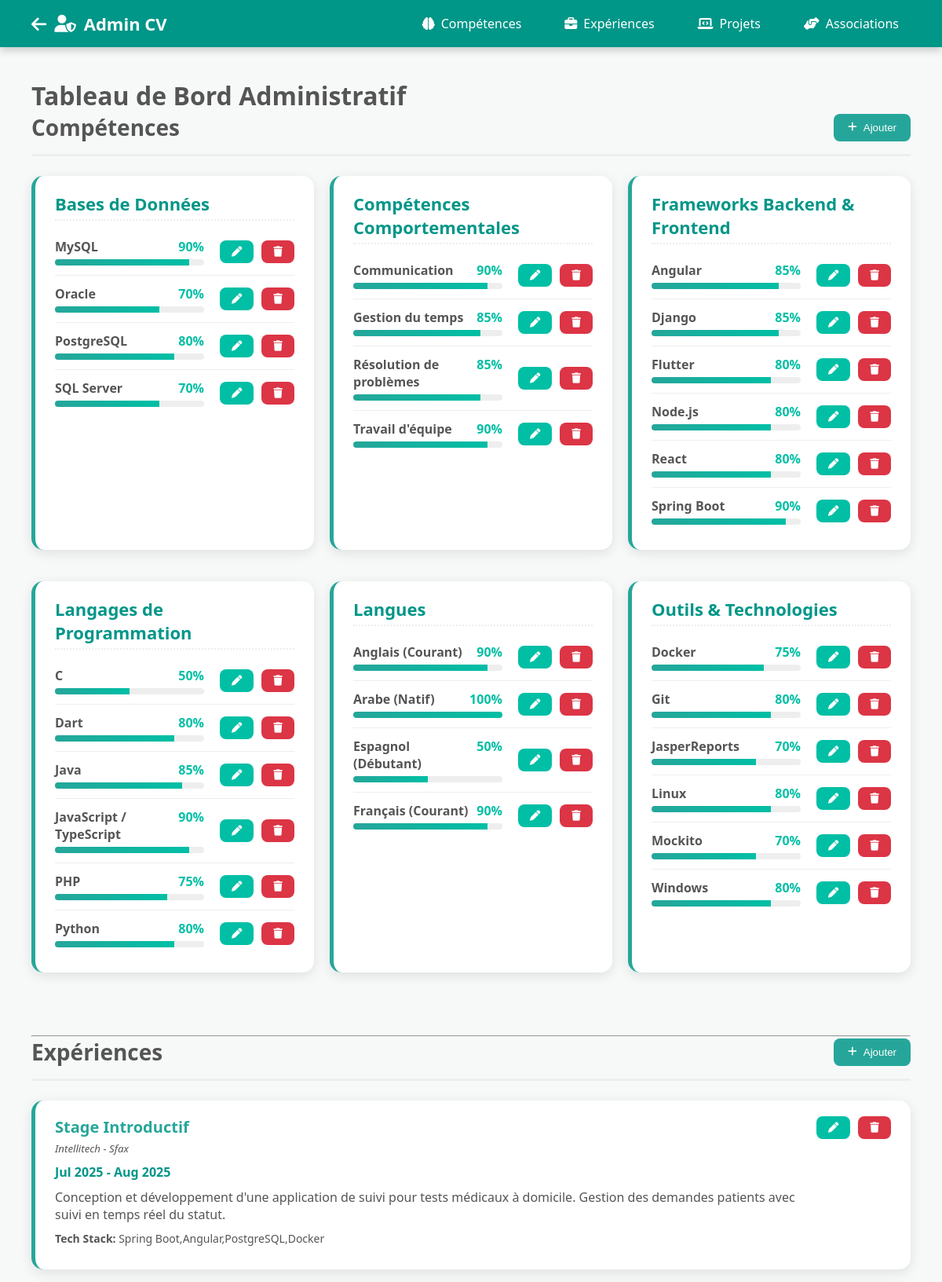
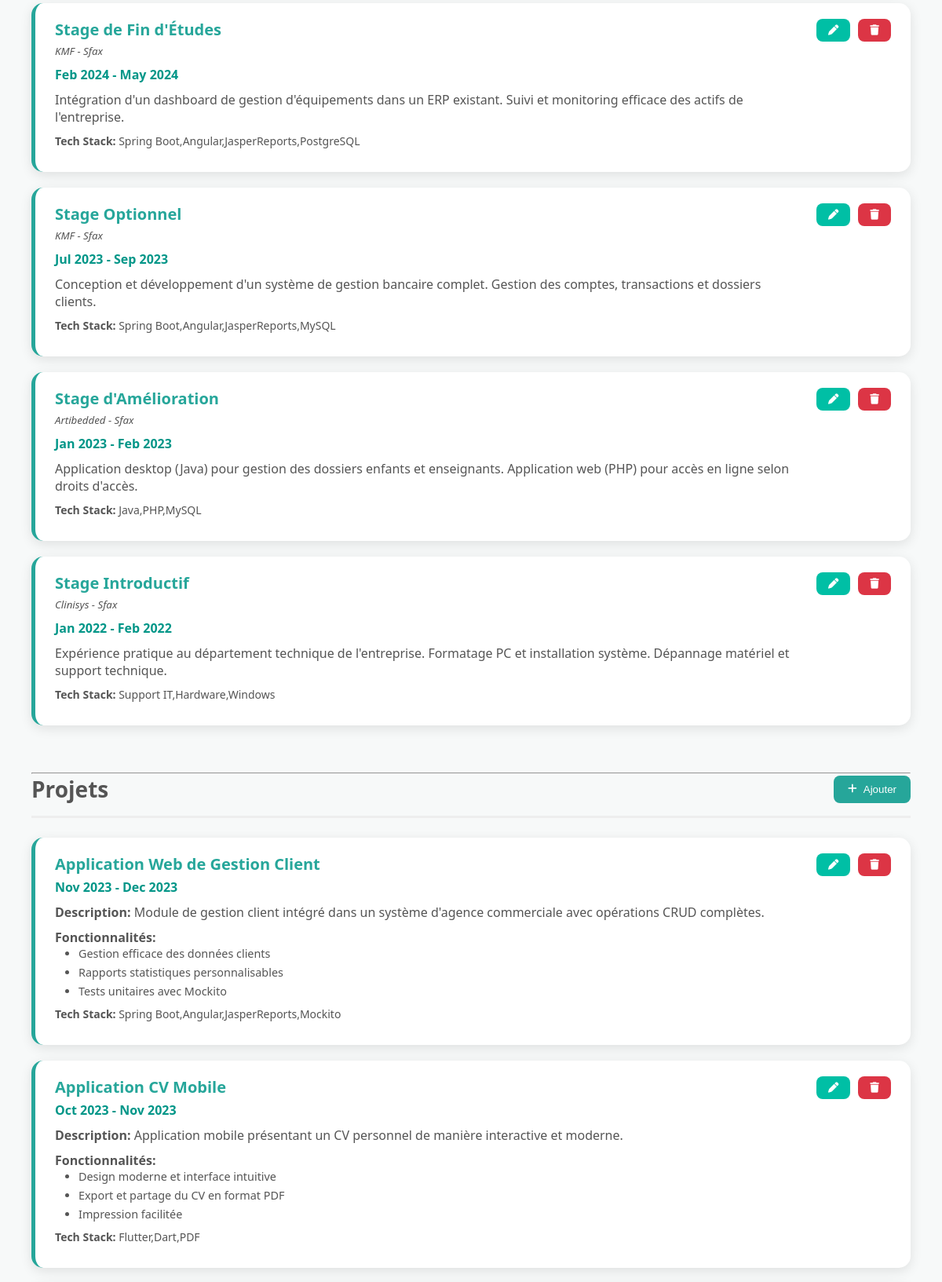
The app's page /admin.php (upper part) with its own data (2 pictures, top to bottom).
### tables this page shows
CREATE TABLE `skills` (
  `id` int(11) NOT NULL,
  `category` varchar(50) DEFAULT NULL,
  `skill_name` varchar(50) DEFAULT NULL,
  `level` int(11) DEFAULT NULL
);

CREATE TABLE `experience` (
  `id` int(11) NOT NULL,
  `title` varchar(100) DEFAULT NULL,
  `company` varchar(100) DEFAULT NULL,
  `location` varchar(100) DEFAULT NULL,
  `start_date` date DEFAULT NULL,
  `end_date` date DEFAULT NULL,
  `description` text DEFAULT NULL,
  `tech_stack` text DEFAULT NULL
);

CREATE TABLE `projects` (
  `id` int(11) NOT NULL,
  `title` varchar(100) DEFAULT NULL,
  `description` text DEFAULT NULL,
  `start_date` date DEFAULT NULL,
  `end_date` date DEFAULT NULL,
  `features` text DEFAULT NULL,
  `tech_stack` text DEFAULT NULL
);

### admin.php (the view, shortened to what this page needs)
<?php
include 'database/db.php';
try {
    $skills = $pdo->query("SELECT * FROM skills ORDER BY category, skill_name")->fetchAll(PDO::FETCH_ASSOC);
    $experiences = $pdo->query("SELECT * FROM experience ORDER BY start_date DESC")->fetchAll(PDO::FETCH_ASSOC);
    $projects = $pdo->query("SELECT * FROM projects ORDER BY start_date DESC")->fetchAll(PDO::FETCH_ASSOC);
} catch (PDOException $e) {
    error_log("Erreur de récupération des données: " . $e->getMessage());
    $message = "Erreur critique : Impossible de charger les données.";
    $skills = $experiences = $projects = $associations = [];
}
?>
<!DOCTYPE html>
<html lang="fr">
<head>
    <link rel="stylesheet" href="https://cdnjs.cloudflare.com/ajax/libs/font-awesome/6.4.0/css/all.min.css">
</head>
<body>
<nav class="fixed-navbar">
    <div class="navbar-header">
         <a href="index.php" class="back-to-cv-btn" title="Retourner au CV public">
            <i class="fas fa-arrow-left"></i>
        </a>
        <i class="fas fa-user-shield"></i>
        <span>Admin CV</span>
    </div>
    <div class="navbar-links">
        <a href="#skills"><i class="fas fa-brain"></i> Compétences</a>
        <a href="#experience"><i class="fas fa-briefcase"></i> Expériences</a>
        <a href="#projects"><i class="fas fa-laptop-code"></i> Projets</a>
        <a href="#associations"><i class="fas fa-hands-helping"></i> Associations</a>
    </div>
</nav>
<div class="main-content">
    <h1>Tableau de Bord Administratif</h1>
    <div class="section" id="skills">
        <div class="section-header">
            <h2>Compétences</h2>
            <button class="add-btn" onclick="openSkillModal()">
                <i class="fas fa-plus"></i> Ajouter
            </button>
        </div>
        <?php
        $skills_by_category = [];
        foreach($skills as $skill){ $skills_by_category[$skill['category']][] = $skill; }
        ?>
        <div class="cards-grid">
            <?php foreach($skills_by_category as $category => $cat_skills): ?>
            <div class="card skill-group">
                <h3><?= htmlspecialchars($category); ?></h3>
                <?php foreach($cat_skills as $s): ?>
                <div class="card-item">
                    <div class="skill-details">
                        <div class="card-header">
                            <span><?= htmlspecialchars($s['skill_name']); ?></span>
                            <span><?= $s['level']; ?>%</span>
                        </div>
                        <div class="card-bar">
                            <div class="card-level" style="width:<?= $s['level']; ?>%;"></div>
                        </div>
                    </div>
                    <div class="item-actions">
                        <button class="edit-btn" onclick="editSkill(<?= $s['id']; ?>)">
                            <i class="fas fa-pen"></i>
                        </button>
                        <button class="delete-btn" onclick="deleteItem(<?= $s['id']; ?>, 'skill')">
                            <i class="fas fa-trash"></i>
                        </button>
                    </div>
                </div>
                <?php endforeach; ?>
            </div>
            <?php endforeach; ?>
        </div>
    </div>
    <hr>
    <div class="section" id="experience">
        <div class="section-header">
            <h2>Expériences</h2>
            <button class="add-btn" onclick="openExperienceModal()">
                <i class="fas fa-plus"></i> Ajouter
            </button>
        </div>
        <div class="admin-list">
            <?php foreach($experiences as $exp): ?>
            <div class="card">
                <div class="exp-item">
                    <div class="item-content">
                        <h3><?= htmlspecialchars($exp['title']); ?></h3>
                        <h5><?= htmlspecialchars($exp['company']); ?> - <?= htmlspecialchars($exp['location']); ?></h5>
                        <?php
                            $start_date_display = date("M Y", strtotime($exp['start_date']));
                            $end_date_display = $exp['end_date'] ? date("M Y", strtotime($exp['end_date'])) : "Présent";
                        ?>
                        <p style="font-weight: 600; color: var(--primary-color); margin-bottom: 10px;">
                            <?= $start_date_display ?> - <?= $end_date_display; ?>
                        </p>
                        <p style="margin-bottom: 10px;"><?= nl2br(htmlspecialchars($exp['description'])); ?></p>
                        <p style="font-size: 14px;"><strong>Tech Stack:</strong> <?= htmlspecialchars($exp['tech_stack']); ?></p>
                    </div>
                    <div class="item-actions">
                        <button class="edit-btn" onclick="editExperience(<?= $exp['id']; ?>)">
                            <i class="fas fa-pen"></i>
                        </button>
                        <button class="delete-btn" onclick="deleteItem(<?= $exp['id']; ?>, 'experience')">
                            <i class="fas fa-trash"></i>
                        </button>
                    </div>
                </div>
            </div>
            <?php endforeach; ?>
        </div>
    </div>
    <hr>
    <div class="section" id="projects">
        <div class="section-header">
            <h2>Projets</h2>
            <button class="add-btn" onclick="openProjectModal()">
                <i class="fas fa-plus"></i> Ajouter
            </button>
        </div>
        <div class="admin-list">
            <?php foreach($projects as $p): ?>
            <div class="card">
                <div class="proj-item">
                    <div class="item-content">
                        <h3><?= htmlspecialchars($p['title']); ?></h3>
                        <?php
                            $proj_start_date_display = date("M Y", strtotime($p['start_date']));
                            $proj_end_date_display = $p['end_date'] ? date("M Y", strtotime($p['end_date'])) : "En cours";
                        ?>
                        <p style="font-weight: 600; color: var(--primary-color); margin-bottom: 10px;">
                            <?= $proj_start_date_display ?> - <?= $proj_end_date_display; ?>
                        </p>
                        <p style="margin-bottom: 10px;"><strong>Description:</strong> <?= nl2br(htmlspecialchars($p['description'])); ?></p>
                        <?php if (!empty($p['features'])): ?>
                            <p><strong>Fonctionnalités:</strong></p>
                            <ul class="project-features-list">
                                <?php foreach(array_filter(explode("\n", $p['features'])) as $feature): ?>
                                    <li><?= htmlspecialchars(trim($feature)); ?></li>
                                <?php endforeach; ?>
                            </ul>
                        <?php endif; ?>
                        <p style="font-size: 14px; margin-top: 10px;"><strong>Tech Stack:</strong> <?= htmlspecialchars($p['tech_stack']); ?></p>
                    </div>
                    <div class="item-actions">
                        <button class="edit-btn" onclick="editProject(<?= $p['id']; ?>)">
                            <i class="fas fa-pen"></i>
                        </button>
                        <button class="delete-btn" onclick="deleteItem(<?= $p['id']; ?>, 'project')">
                            <i class="fas fa-trash"></i>
                        </button>
                    </div>
                </div>
            </div>
            <?php endforeach; ?>
        </div>
    </div>
</div>
</body>
</html>

### admin.php (style rules this page uses)
:root { --primary-color:#009688; --highlight-color:#26a69a; --accent-color:#00bfa5; --secondary-color:#555; --light-gray:#eee; --white:#fff; --light-bg:#f7f9f9; --shadow:0 4px 15px rgba(0,0,0,0.1); --shadow-hover: 0 8px 25px rgba(0,0,0,0.15); }
* { margin: 0; padding: 0; box-sizing: border-box; }
body { font-family: 'Segoe UI', Tahoma, Geneva, Verdana, sans-serif; min-height: 100vh; background: var(--light-bg); color: var(--secondary-color); padding-top: 60px; }
.fixed-navbar { position: fixed; top: 0; left: 0; width: 100%; height: 60px; background: var(--primary-color); color: #fff; display: flex; justify-content: space-between; align-items: center; padding: 0 40px; box-shadow: 0 4px 10px rgba(0, 0, 0, 0.2); z-index: 1001; }
.navbar-header { font-size: 22px; font-weight: 600; display: flex; align-items: center; gap: 10px; }
.navbar-links { display: flex; gap: 25px; }
.navbar-links a { color: #fff; text-decoration: none; padding: 10px 15px; display: flex; align-items: center; gap: 8px; transition: background 0.3s; border-radius: 6px; }
.main-content { padding: 40px; overflow-y: auto; width: 100%; }
.section { margin-bottom: 60px; }
.section-header { display: flex; justify-content: space-between; align-items: center; margin-bottom: 25px; padding-bottom: 15px; border-bottom: 3px solid var(--light-gray); }
.section-header h2 { margin: 0; font-size: 28px; color: var(--secondary-color); }
.add-btn, .edit-btn, .delete-btn { padding: 10px 18px; background: var(--highlight-color); color: var(--white); border: none; border-radius: 8px; cursor: pointer; transition: all 0.3s ease; font-weight: 500; display: inline-flex; align-items: center; gap: 8px; }
.edit-btn { background: var(--accent-color); padding: 8px 15px; }
.delete-btn { background: #dc3545; padding: 8px 15px; }
.admin-list { display: flex; flex-direction: column; gap: 20px; }
.cards-grid { display:grid; grid-template-columns:repeat(auto-fit,minmax(280px,1fr)); gap:20px; margin-top:20px; }
.card { background: var(--white); padding: 20px 25px; border-radius: 15px; box-shadow: var(--shadow); transition: all 0.3s ease; border-left: 5px solid var(--highlight-color); }
.skill-group { margin-bottom: 20px; }
.skill-group h3 { color: var(--primary-color); margin-bottom: 10px; font-size: 22px; padding-bottom: 5px; border-bottom: 2px dotted var(--light-gray); }
.card-item { display: flex; justify-content: space-between; align-items: center; padding: 12px 0; border-bottom: 1px solid var(--light-gray); }
.card-item:last-child { border-bottom: none; }
.skill-details { flex-grow: 1; margin-right: 20px; }
.card-header { display: flex; justify-content: space-between; font-weight: 600; margin-bottom: 5px; }
.card-header span:last-child { color: var(--accent-color); }
.card-bar { height: 8px; background: var(--light-gray); border-radius: 4px; overflow: hidden; }
.card-level { height: 100%; background: linear-gradient(90deg, var(--highlight-color), var(--accent-color)); }
.exp-item, .proj-item, .assoc-item { display: flex; gap: 20px; align-items: flex-start; margin-bottom: 10px; }
.item-content { flex-grow: 1; }
.item-content h3 { color: var(--highlight-color); font-size: 20px; margin-bottom: 5px; }
.item-content h5 { color: var(--secondary-color); margin-bottom: 10px; font-weight: 400; font-style: italic; }
.item-actions { display: flex; gap: 10px; flex-shrink: 0; }
.project-features-list { list-style: disc; margin-left: 20px; font-size: 0.9em; padding-left: 10px; }
.project-features-list li { margin-bottom: 5px; }
.fixed-navbar .back-to-cv-btn i { color: white; }

### records on screen
skills: skill_name "MySQL", level "90"
skills: skill_name "Oracle", level "70"
skills: skill_name "PostgreSQL", level "80"
skills: skill_name "SQL Server", level "70"
skills: skill_name "Communication", level "90"
skills: skill_name "Gestion du temps", level "85"
skills: skill_name "Résolution de problèmes", level "85"
skills: skill_name "Travail d'équipe", level "90"
skills: skill_name "Angular", level "85"
skills: skill_name "Django", level "85"
skills: skill_name "Flutter", level "80"
skills: skill_name "Node.js", level "80"
skills: skill_name "React", level "80"
skills: skill_name "Spring Boot", level "90"
skills: skill_name "C", level "50"
skills: skill_name "Dart", level "80"
skills: skill_name "Java", level "85"
skills: skill_name "JavaScript / TypeScript", level "90"
skills: skill_name "PHP", level "75"
skills: skill_name "Python", level "80"
skills: skill_name "Anglais (Courant)", level "90"
skills: skill_name "Arabe (Natif)", level "100"
skills: skill_name "Espagnol (Débutant)", level "50"
skills: skill_name "Français (Courant)", level "90"
skills: skill_name "Docker", level "75"
skills: skill_name "Git", level "80"
skills: skill_name "JasperReports", level "70"
skills: skill_name "Linux", level "80"
skills: skill_name "Mockito", level "70"
skills: skill_name "Windows", level "80"
experience: title "Stage Introductif", company "Intellitech", location "Sfax", start_date "Jul 2025", end_date "Aug 2025", description "Conception et développement d'une application de suivi pour tests médicaux à domicile. Gestion des demandes patients avec suivi en temps réel du statut.", tech_stack "Spring Boot,Angular,PostgreSQL,Docker"
experience: title "Stage de Fin d'Études", company "KMF", location "Sfax", start_date "Feb 2024", end_date "May 2024", description "Intégration d'un dashboard de gestion d'équipements dans un ERP existant. Suivi et monitoring efficace des actifs de l'entreprise.", tech_stack "Spring Boot,Angular,JasperReports,PostgreSQL"
experience: title "Stage Optionnel", company "KMF", location "Sfax", start_date "Jul 2023", end_date "Sep 2023", description "Conception et développement d'un système de gestion bancaire complet. Gestion des comptes, transactions et dossiers clients.", tech_stack "Spring Boot,Angular,JasperReports,MySQL"
experience: title "Stage d'Amélioration", company "Artibedded", location "Sfax", start_date "Jan 2023", end_date "Feb 2023", description "Application desktop (Java) pour gestion des dossiers enfants et enseignants. Application web (PHP) pour accès en ligne selon droits d'accès.", tech_stack "Java,PHP,MySQL"
experience: title "Stage Introductif", company "Clinisys", location "Sfax", start_date "Jan 2022", end_date "Feb 2022", description "Expérience pratique au département technique de l'entreprise. Formatage PC et installation système. Dépannage matériel et support technique.", tech_stack "Support IT,Hardware,Windows"
projects: title "Application Web de Gestion Client", start_date "Nov 2023", end_date "Dec 2023", description "Module de gestion client intégré dans un système d'agence commerciale avec opérations CRUD complètes.", features "Gestion efficace des données clients", features "Rapports statistiques personnalisables", features "Tests unitaires avec Mockito", tech_stack "Spring Boot,Angular,JasperReports,Mockito"
projects: title "Application CV Mobile", start_date "Oct 2023", end_date "Nov 2023", description "Application mobile présentant un CV personnel de manière interactive et moderne.", features "Design moderne et interface intuitive", features "Export et partage du CV en format PDF", features "Impression facilitée", tech_stack "Flutter,Dart,PDF"

### other values on screen
$category "Bases de Données"
$category "Compétences Comportementales"
$category "Frameworks Backend & Frontend"
$category "Langages de Programmation"
$category "Langues"
$category "Outils & Technologies"
